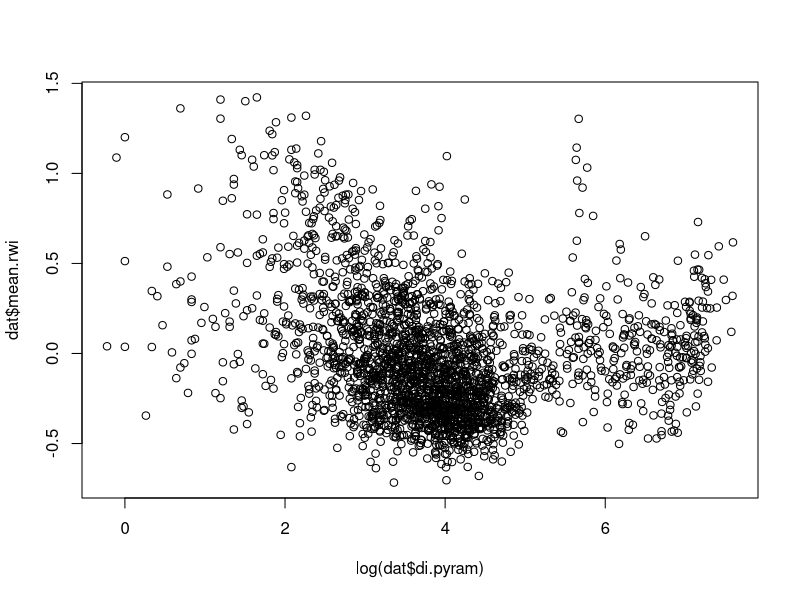
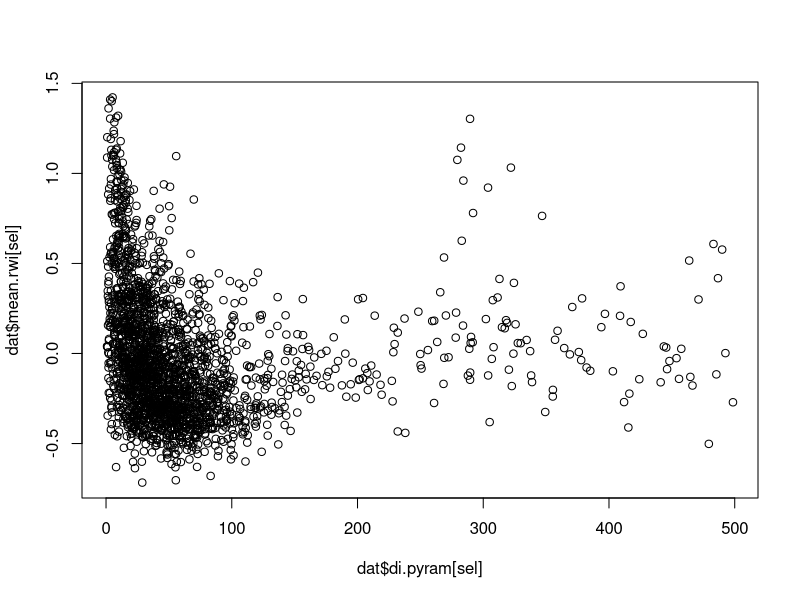
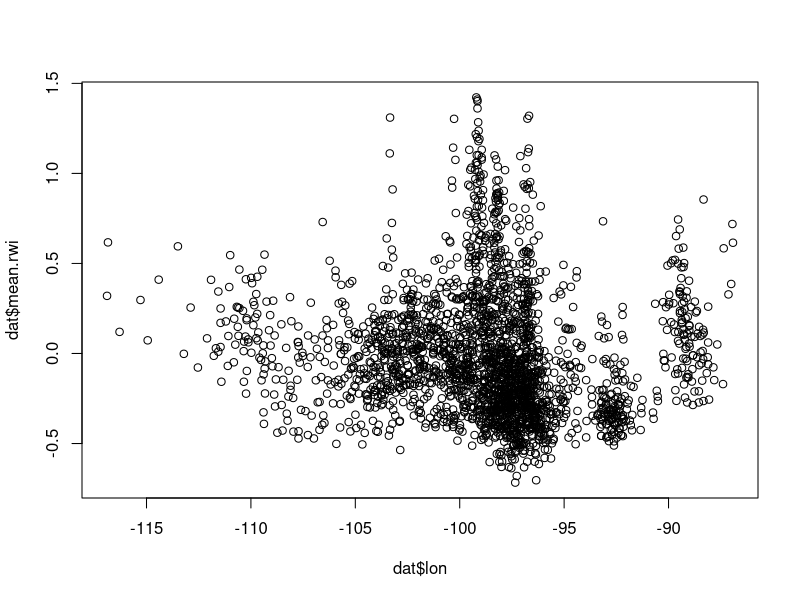
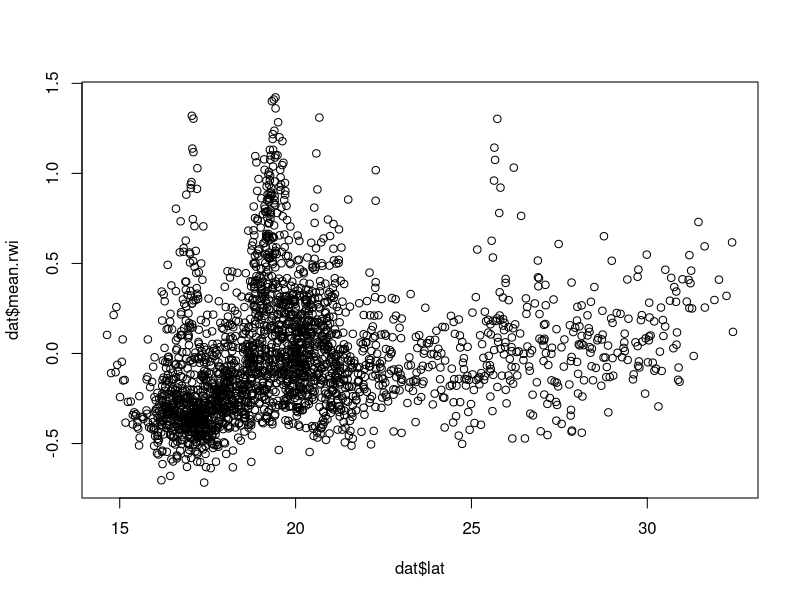
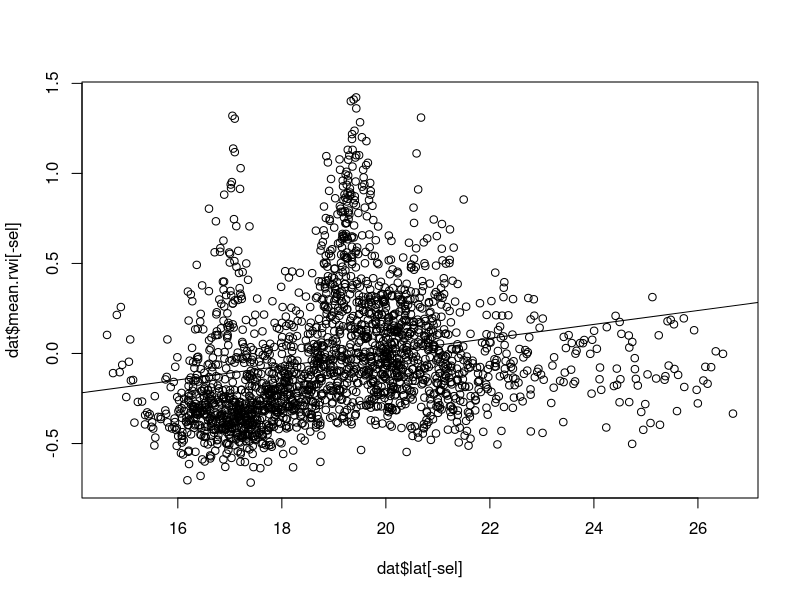
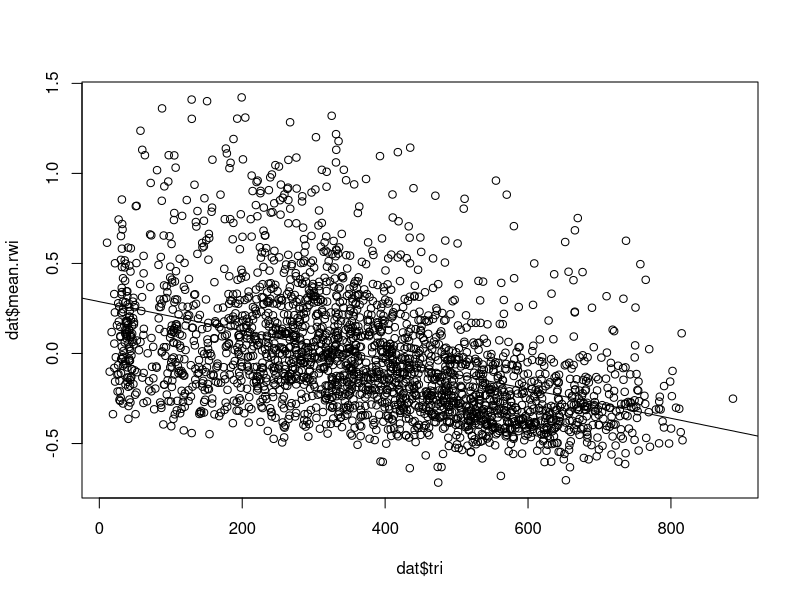
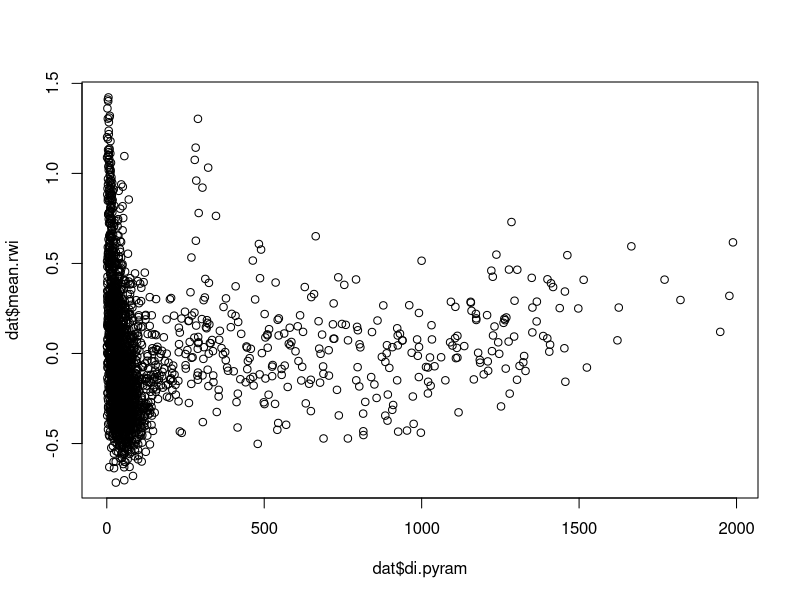

Generate these figures, in order, with R:
#################################################
## ejemplos para el análisis del trabajo final ##
#################################################

options(stringsAsFactors=FALSE)
setwd("/home/eric/Downloads/Desktop/pc3/final/data/") # ruta a donde radican los datos

# lee los datos municipales
ce.mu <- read.csv(file = "censo2020-mu.csv")
ph.mu <- read.csv(file = "phys-mu.csv")

# explora
str(ce.mu)
str(ph.mu)

# consolida los datos
dat <- merge(x = ph.mu[, -grep("edon?", colnames(ph.mu))], y = ce.mu, by = "inegi", all = TRUE)
dim(ce.mu); dim(ph.mu); dim(dat)

png("../graph/pyr1.png")
plot(    dat$di.pyram,  dat$mean.rwi)
dev.off()
plot(log(dat$di.pyram), dat$mean.rwi)

sel <- which(dat$di.pyram < 500)
plot(dat$di.pyram[sel], dat$mean.rwi[sel])


plot(dat$lon, dat$mean.rwi)
plot(dat$lat, dat$mean.rwi)

dat$norte <- dat$lat
dat$occid <- -dat$lon

#sel <- which(dat$ed %in% c("bc", "bcs", "coa", "cua", "dgo", "nl", "sin", "son", "tam")
sel <- which(dat$edo %in% c("bc", "bcs", "coa", "cua", "nl", "son", "tam"))
plot(dat$lat[-sel], dat$mean.rwi[-sel])
reg <- lm(dat$mean.rwi[-sel] ~ dat$lat[-sel])
abline(reg)

plot(dat$tri, dat$mean.rwi)
reg <- lm(dat$mean.rwi ~ dat$tri)
abline(reg)

cor(dat$mean.rwi, dat$tri, method = "pearson", use = "complete.obs")
cor.test(dat$mean.rwi, dat$tri, method = "pearson", use = "complete.obs")

reg <- lm(dat$mean.rwi ~ dat$tri + dat$norte + dat$occid)
summary(reg)


